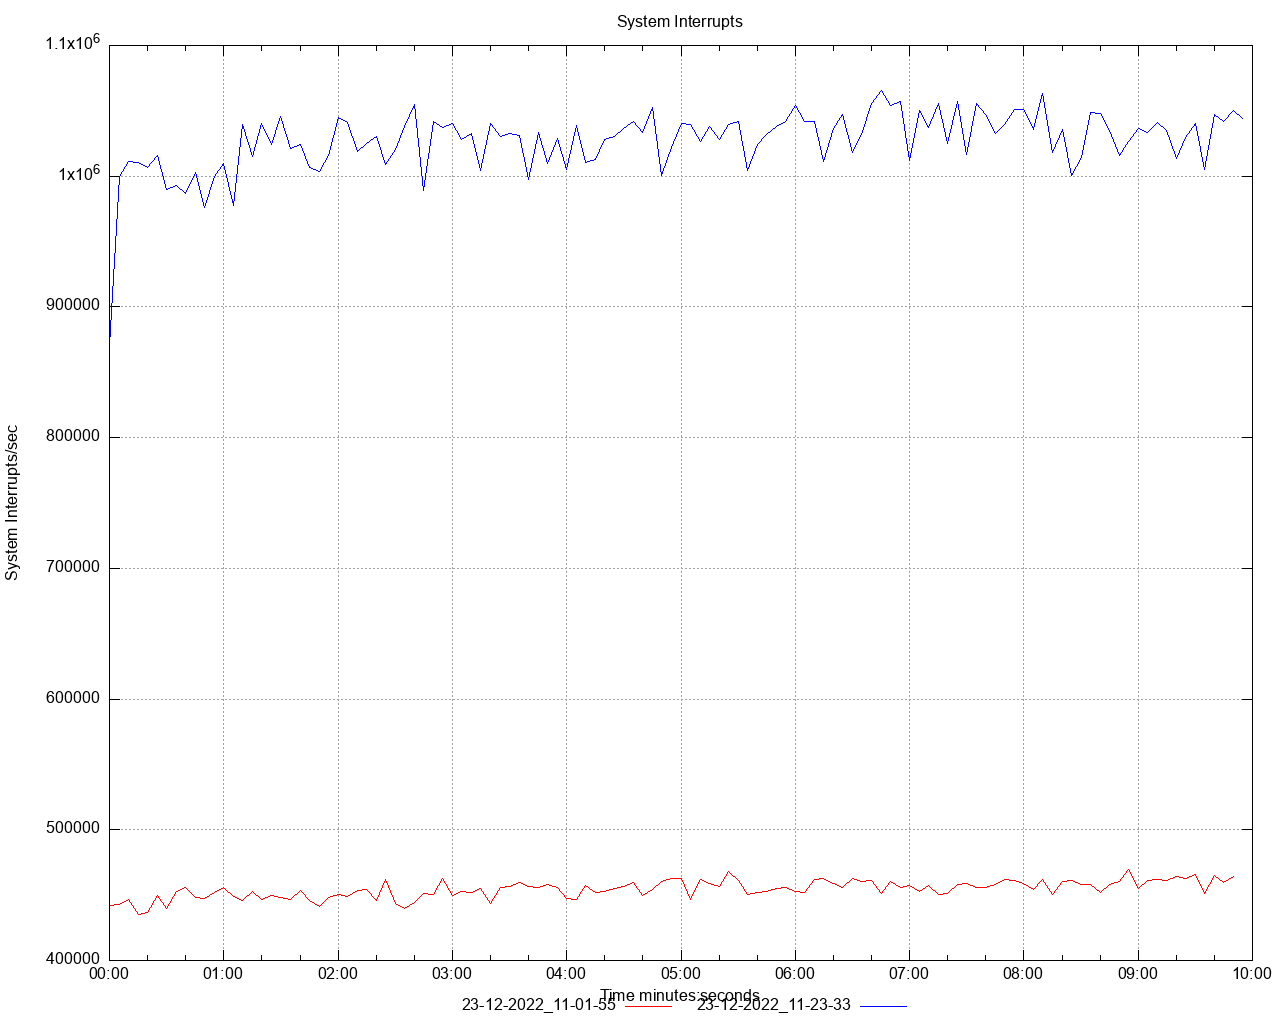

Here is the gnuplot script that generated this plot:
set title 'System Interrupts' noenhanced
set style data lines
set datafile separator ","
set terminal png size 1280,1024
set grid
set key below
set xdata time
set timefmt "%s"
offset = 0
t0(x)=(offset=($0==0) ? x : offset, x - offset)
set xlabel 'Time minutes:seconds'
set ylabel 'System Interrupts/sec'
set output '/Users/ahmet.mircik/Workspace/python/hazelcast-simulator/offload-benchmarks/report/dstat/system_interrupts_A4.png'
plot \
   '/Users/ahmet.mircik/Workspace/python/hazelcast-simulator/offload-benchmarks/report/data/system_interrupts_A4_1.data' using (t0(timecolumn(1))):2 title "23-12-2022_11-01-55" noenhanced lt rgb "red", \
   '/Users/ahmet.mircik/Workspace/python/hazelcast-simulator/offload-benchmarks/report/data/system_interrupts_A4_2.data' using (t0(timecolumn(1))):2 title "23-12-2022_11-23-33" noenhanced lt rgb "blue", \
